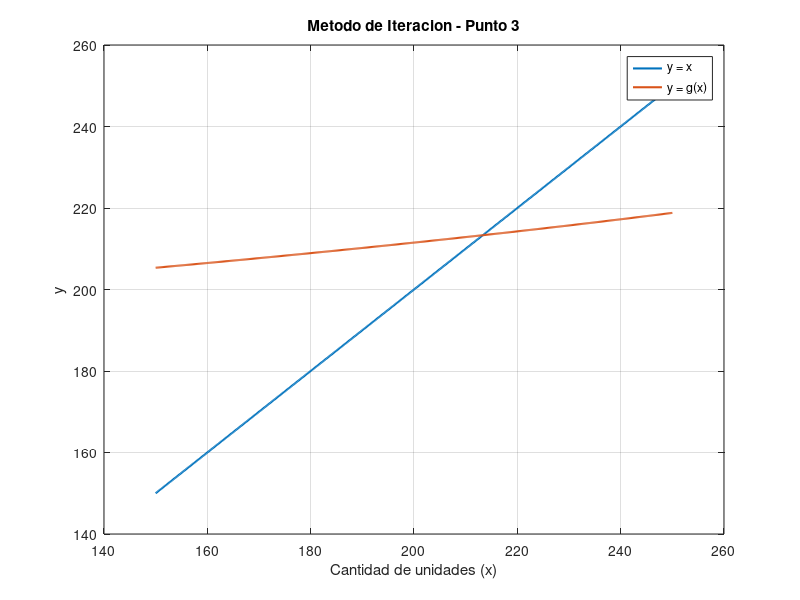

This chart was generated by the following MATLAB code:
function punto3()

    clc;
    clear;
    close all;

    fprintf("=====================================================\n");
    fprintf(" PUNTO 3 - METODO DE ITERACION Y ACELERACION AITKEN\n");
    fprintf("=====================================================\n");

    % ==================================================
    % MODELO MATEMATICO
    % ==================================================
    %
    % A = 200 * ln(400 / (500 - x))
    % R(x) = 5*x - A
    %
    % Se desea obtener una utilidad neta:
    % R(x) = 1000
    %
    % Entonces:
    %
    % 5*x - 200*ln(400/(500-x)) = 1000
    %
    % Para aplicar el Metodo de Iteracion se despeja x:
    %
    % x = 200 + 40*ln(400/(500-x))
    %
    % Por lo tanto:
    %
    % g(x) = 200 + 40*ln(400/(500-x))


    % Funcion original f(x) = 0
    f = @(x) 5*x - 200*log(400/(500-x)) - 1000;

    % Funcion de iteracion x = g(x)
    g = @(x) 200 + 40*log(400/(500-x));

    % Derivada de g(x)
    dg = @(x) 40/(500-x);


    % ==================================================
    % DATOS DEL PROBLEMA
    % ==================================================

    x0 = 200;
    tolerancia = 1e-4;

    fprintf("\nPunto inicial: x0 = %.4f\n", x0);
    fprintf("Tolerancia: E < %.6f\n", tolerancia);


    % ==================================================
    % ANALISIS DE CONVERGENCIA
    % ==================================================

    fprintf("\n========================================\n");
    fprintf(" ANALISIS DE CONVERGENCIA\n");
    fprintf("========================================\n");

    derivada = abs(dg(x0));

    fprintf("|g'(%.4f)| = %.8f\n", x0, derivada);

    if derivada < 1

        fprintf("Se cumple |g'(x0)| < 1.\n");
        fprintf("El proceso iterativo es convergente.\n");

    else

        fprintf("No se cumple |g'(x0)| < 1.\n");
        fprintf("No se garantiza la convergencia.\n");
        return;

    end


   % ==================================================
% GRAFICO
% ==================================================

fprintf("\nGenerando grafico...\n");

figure(1);
clf;

x_grafico = linspace(150, 250, 500);

y1 = x_grafico;
y2 = arrayfun(g, x_grafico);

plot(x_grafico, y1, "LineWidth", 1.5);
hold on;

plot(x_grafico, y2, "LineWidth", 1.5);

grid on;

xlabel("Cantidad de unidades (x)");
ylabel("y");

title("Metodo de Iteracion - Punto 3");

legend("y = x", "y = g(x)");

hold off;

drawnow;

fprintf("Grafico generado.\n");
fprintf("Presione Enter para continuar...\n");
pause;

    % ==================================================
    % METODO DE ITERACION
    % ==================================================

    fprintf("\n========================================\n");
    fprintf(" METODO DE ITERACION\n");
    fprintf("========================================\n");

    tic;

    x_anterior = x0;
    error = Inf;
    iter = 0;

    fprintf("\nIteracion\t x\t\t Error\n");
    fprintf("-----------------------------------------------\n");

    fprintf("0\t\t %.8f\t ---\n", x_anterior);


    while error >= tolerancia

        % Calcular la siguiente aproximacion
        x_nuevo = g(x_anterior);

        % Calcular el error
        error = abs(x_nuevo - x_anterior);

        % Aumentar cantidad de iteraciones
        iter = iter + 1;

        fprintf("%d\t\t %.8f\t %.8f\n", ...
                iter, x_nuevo, error);

        % La nueva aproximacion pasa a ser la anterior
        x_anterior = x_nuevo;

    end


    tiempo_iteracion = toc;

    raiz_iteracion = x_nuevo;


    % ==================================================
    % METODO DE ITERACION + ACELERACION DE AITKEN
    % ==================================================

    fprintf("\n========================================\n");
    fprintf(" ACELERACION DELTA CUADRADO DE AITKEN\n");
    fprintf("========================================\n");

    tic;

    % Primera aproximacion
    x_base = x0;

    error_aitken = Inf;
    iter_aitken = 0;

    fprintf("\nIteracion\t x0\t\t x1\t\t x2\t\t xA\t\t Error\n");

    fprintf("--------------------------------------------------------------------------------\n");


    while error_aitken >= tolerancia

        % Se calculan dos aproximaciones sucesivas
        % utilizando el Metodo de Iteracion

        x1 = g(x_base);

        x2 = g(x1);


        % Denominador de la formula de Aitken

        denominador = x2 - 2*x1 + x_base;


        % Verificar que el denominador no sea cero

        if abs(denominador) < eps

            fprintf("\nEl denominador de Aitken es demasiado pequeno.\n");
            break;

        end


        % Formula Delta-Cuadrado de Aitken

        x_acelerado = x2 - ((x2 - x1)^2 / denominador);


        % Calcular el error

        error_aitken = abs(x_acelerado - x_base);


        % Aumentar cantidad de aplicaciones de Aitken

        iter_aitken = iter_aitken + 1;


        fprintf("%d\t\t %.6f\t %.6f\t %.6f\t %.6f\t %.8f\n", ...
                iter_aitken, ...
                x_base, ...
                x1, ...
                x2, ...
                x_acelerado, ...
                error_aitken);


        % La aproximacion acelerada pasa a ser
        % el nuevo punto inicial

        x_base = x_acelerado;

    end


    tiempo_aitken = toc;

    raiz_aitken = x_acelerado;


    % ==================================================
    % RESULTADOS FINALES
    % ==================================================

    fprintf("\n=====================================================\n");
    fprintf(" RESULTADOS FINALES\n");
    fprintf("=====================================================\n");


    fprintf("\nMETODO DE ITERACION:\n");

    fprintf("Raiz aproximada: %.8f\n", raiz_iteracion);

    fprintf("Cantidad de iteraciones: %d\n", iter);

    fprintf("Error final: %.10f\n", error);

    fprintf("Tiempo de ejecucion: %.8f segundos\n", ...
            tiempo_iteracion);


    fprintf("\nMETODO DE ITERACION + AITKEN:\n");

    fprintf("Raiz aproximada: %.8f\n", raiz_aitken);

    fprintf("Cantidad de aplicaciones de Aitken: %d\n", ...
            iter_aitken);

    fprintf("Error final: %.10f\n", error_aitken);

    fprintf("Tiempo de ejecucion: %.8f segundos\n", ...
            tiempo_aitken);


    % ==================================================
    % VERIFICACION
    % ==================================================

    fprintf("\n========================================\n");
    fprintf(" VERIFICACION\n");
    fprintf("========================================\n");


    fprintf("f(x) utilizando Iteracion = %.10f\n", ...
            f(raiz_iteracion));

    fprintf("f(x) utilizando Aitken = %.10f\n", ...
            f(raiz_aitken));


    % Calcular el gasto en publicidad
    A = 200*log(400/(500-raiz_aitken));

    % Calcular la utilidad neta
    R = 5*raiz_aitken - A;


    fprintf("\nGasto en publicidad A = %.6f pesos\n", A);

    fprintf("Utilidad neta R(x) = %.6f pesos\n", R);


    fprintf("\n=====================================================\n");

    fprintf("La cantidad aproximada de unidades a vender es:\n");

    fprintf("x = %.6f unidades\n", raiz_aitken);

    fprintf("=====================================================\n");

end
